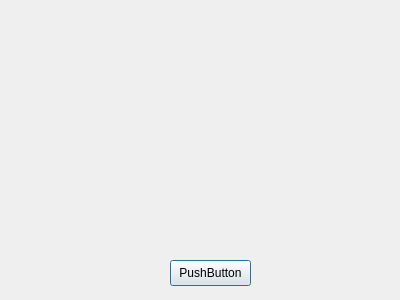
<?xml version="1.0" encoding="UTF-8"?>
<ui version="4.0">
 <class>Dialog</class>
 <widget class="QDialog" name="Dialog">
  <property name="geometry">
   <rect>
    <x>0</x>
    <y>0</y>
    <width>400</width>
    <height>300</height>
   </rect>
  </property>
  <property name="windowTitle">
   <string>Dialog</string>
  </property>
  <widget class="QPushButton" name="pushButton">
   <property name="geometry">
    <rect>
     <x>170</x>
     <y>260</y>
     <width>81</width>
     <height>26</height>
    </rect>
   </property>
   <property name="text">
    <string>PushButton</string>
   </property>
  </widget>
 </widget>
 <resources/>
 <connections/>
</ui>
